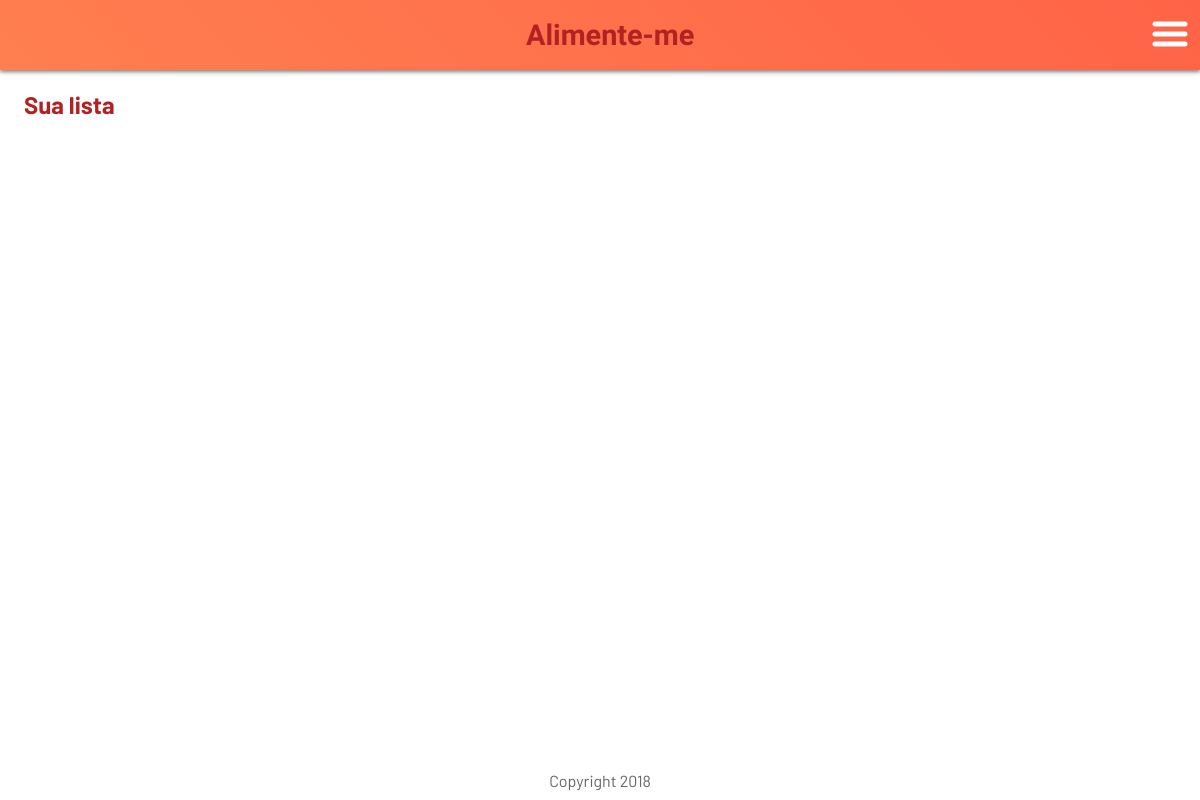
The page /index.php/main/list on the database as committed earlier.
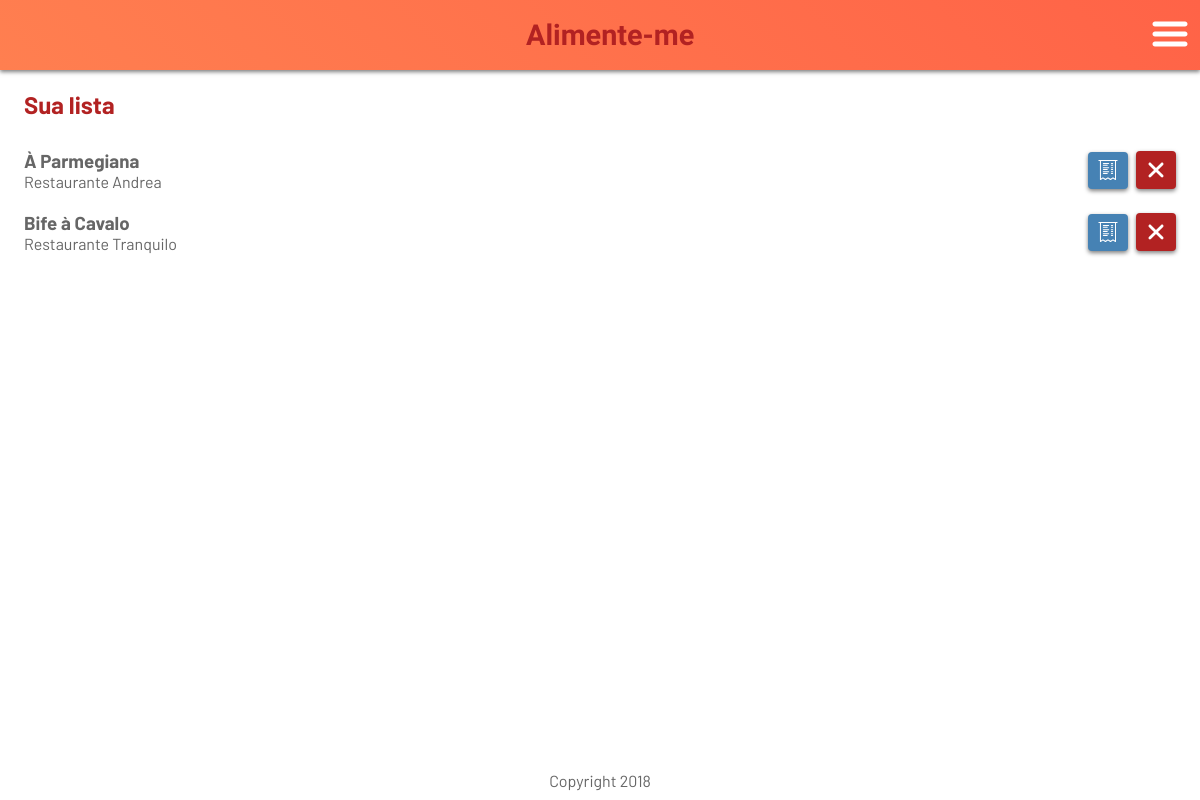
The same page on the database as committed later.
### tables this page shows
CREATE TABLE `food` (
  `id` int(11) NOT NULL,
  `id_company` int(11) NOT NULL,
  `id_image` int(11) DEFAULT NULL,
  `status` tinyint(1) DEFAULT '0'
);

CREATE TABLE `food_description` (
  `id_food` int(11) NOT NULL,
  `title` varchar(255) DEFAULT NULL,
  `rating` tinyint(5) DEFAULT '5',
  `text` text
);

CREATE TABLE `company_description` (
  `id_company` int(11) NOT NULL,
  `title` varchar(255) DEFAULT NULL,
  `lat` varchar(255) DEFAULT NULL,
  `long` varchar(255) DEFAULT NULL,
  `text` text
);

### application/controllers/Main.php (called while the page is built, shortened)
<?php
class Main extends CI_Controller {
	function __construct(){
		$this->load->helper('url');
	}
	public function list(){
		$this->load->model('list_m');
		$list = $this->list_m->get(1);
		$this->load->view('main', array('content' => 'list', 'list' => $list));
	}
}

### index.php (called while the page is built, shortened)
<?php
require_once BASEPATH.'core/CodeIgniter.php';

### application/models/list_m.php (called while the page is built, shortened)
<?php
class List_m extends CI_Model {
    public $table = 'list';
    public $table_food = 'food';
    public $table_food_description = 'food_description';
    public $table_company = 'company';
    public $table_company_description = 'company_description';
    function get($userId){
        $this->db->select('food.id, description.title, company_description.title as company')
            ->from($this->table)
            ->join($this->table_food.' as food', 'food.id'.' = list.id_food', 'inner')
            ->join($this->table_food_description.' as description', 'description.id_food'.' = food.id', 'inner')
            ->join($this->table_company.' as company', 'company.id'.' = food.id_company', 'inner')
            ->join($this->table_company_description.' as company_description', 'company_description.id_company'.' = company.id', 'inner')
            ->where('list.id_user', $userId)
            ->order_by('description.title', 'ASC');
        $query = $this->db->get();
        $data = $query->result();
        return $data;
    }
}
?>

### application/views/list.php (the view)
<section id="section-3" class="content flex column justify-start v-center">
	<div class="list-food flex column justify-start v-start">
		<h1 class="list-title">Sua lista</h1>
		<?php
			foreach($list as $key => $each){ ?>
				<div class="list-row width-full flex justify-between v-center">
					<div class="list-content">
						<h3 class="list-name">
							<?php echo $each->title ?>
						</h3>
						<span class="list-company">
							<?php echo $each->company ?>
						</span>
					</div>
					<div class="list-buttons flex v-center justify-between">
						<a href="<?php echo base_url('/detalhes'.'/'.$each->id) ?>" class="list-button details flex v-center">
							<img src="assets/img/invoice.svg" alt="Detalhes" class="list-details" />
						</a>
						<button class="list-button delete flex v-center">
							<img src="assets/img/close.svg" alt="Deletar" class="list-delete" />
						</button>
					</div>
				</div>
		<?php
			}
		?>
	</div>
</section>

Rows that differ between the two databases and show on the page:
added food: food_description.title "À Parmegiana", company_description.title "Restaurante Andrea"
added food: food_description.title "Bife à Cavalo", company_description.title "Restaurante Tranquilo"
